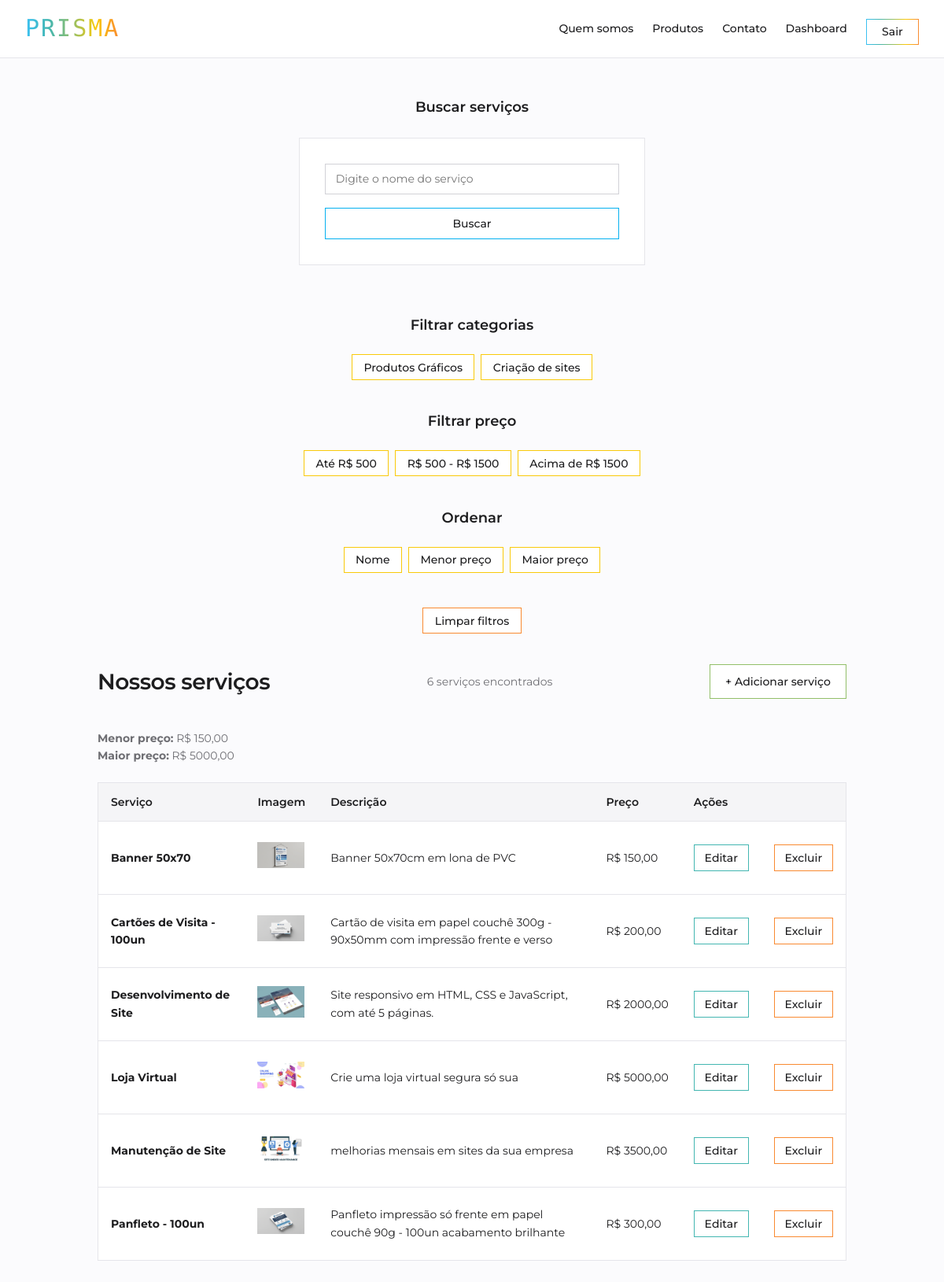
The app's page /servicos (signed in) with its own data.
### app/models.py (models this page shows, shortened)
class Categoria(models.Model):
    nome = models.CharField(max_length=100)
    descricao = models.TextField(blank=True)
    ativo = models.BooleanField(default=True)

class Servico(models.Model):
    categoria = models.ForeignKey(Categoria, on_delete=models.PROTECT, related_name='servicos')
    nome = models.CharField(max_length=150)
    descricao = models.TextField(blank=True)
    preco = models.DecimalField(max_digits=10, decimal_places=2)
    imagem = models.ImageField(upload_to="servicos/", blank=True, null=True)
    ativo = models.BooleanField(default=True)

### app/views.py (the view)
# urls.py: path("servicos", views.servicos, name="servicos"),
@login_required
def servicos(request):
    servicos = Servico.objects.filter(ativo=True)
    servicos = servicos.exclude(preco=0)
    total_servicos = servicos.count()
    tem_servicos = servicos.exists()
    mais_barato = servicos.order_by('preco').first()
    mais_caro = servicos.order_by('-preco').first()
    busca = request.GET.get('busca')
    if busca:
        servicos = servicos.filter(nome__icontains=busca)
    categorias = Categoria.objects.filter(ativo=True)
    categoria = request.GET.get('categoria')
    if categoria:
        servicos = servicos.filter(categoria_id=categoria)
    preco = request.GET.get('preco')
    if preco == 'baixo':
        servicos = servicos.filter(preco__lte=500)
    elif preco == 'medio':
        servicos = servicos.filter(
            preco__gte=500,
            preco__lte=1500
        )
    elif preco == 'alto':
        servicos = servicos.filter(preco__gt=1500)
    ordem = request.GET.get('ordem')
    if ordem == 'menor':
        servicos = servicos.order_by('preco')
    elif ordem == 'maior':
        servicos = servicos.order_by('-preco')
    elif ordem == 'nome':
        servicos = servicos.order_by('nome')
    else:
        servicos = servicos.order_by('nome')
    context = {
        'servicos' : servicos,
        'total_servicos' : total_servicos,
        'tem_servicos' : tem_servicos,
        'mais_barato' : mais_barato,
        'mais_caro' : mais_caro,
        'categoria' : categoria,
        'categorias' : categorias,
        'preco' : preco,
        'ordem' : ordem
    }
    return render(request, "servicos.html", context)

### app/templates/servicos.html (shortened to what this page needs)
{% extends 'template.html' %}
{% block conteudo %}
    <div id="filtragem">
        <h3>Buscar serviços</h3>
        <form method="GET">
            <input type="text" name="busca" placeholder="Digite o nome do serviço" value="{{ busca|default:'' }}">
            <button type="submit">Buscar</button>
        </form>
        <br>
        <h3>Filtrar categorias</h3>
        <br>
        <div class='categorias'>
            {% for categoria_item in categorias %}
                <a href="?categoria={{ categoria_item.id }}">
                    <button class='button-categoria'>{{ categoria_item.nome }}</button>
                </a>
            {% endfor %}
        </div>
        <br>
        <h3>Filtrar preço</h3>
        <br>
        <div class='categorias'>
            <a href="?preco=baixo">
                <button class="button-cateogria">Até R$ 500</button>
            </a>
            <a href="?preco=medio">
                <button class="button-cateogria">R$ 500 - R$ 1500</button>
            </a>
            <a href="?preco=alto">
                <button class="button-cateogria">Acima de R$ 1500</button>
            </a>
        </div>
        <br>
        <h3>Ordenar</h3>
        <br>
        <div class='categorias'>
            <a href="?ordem=nome">
                <button class="button-cateogria">Nome</button>
            </a>
            <a href="?ordem=menor">
                <button class="button-cateogria">Menor preço</button>
            </a>
            <a href="?ordem=maior">
                <button class="button-cateogria">Maior preço</button>
            </a>
        </div>
        <br><br>
        <div class='categorias'>
            <a href="{% url 'servicos' %}">
                <button class="limpar-filtro">Limpar filtros</button>
            </a>
        </div>
    </div>
    <br>
    <div class="area-botao">
        <h2>Nossos serviços</h2>
        {% if tem_servicos %}
            <p> {{ total_servicos }} serviço{{ total_servicos|pluralize:"s" }} encontrado{{ total_servicos|pluralize:"s" }}</p>
        {% else %}
            <p>Nenhum serviço encontrado</p>
        {% endif %}
        <a href="{% url 'addServico' %}" class="item-menu botao-add">+ Adicionar serviço</a>
    </div>
    <br>
    <div>
        {% if tem_servicos %}
            {% if mais_barato %}
                <p><b>Menor preço:</b> R$ {{ mais_barato.preco }}</p>
            {% endif %}
            {% if mais_caro %}
                <p><b>Maior preço:</b> R$ {{ mais_caro.preco }}</p>
            {% endif %}
        {% endif %}
    </div>
    <br>
    <table>
        {% if tem_servicos %}
            <tr>
                <th>Serviço</th>
                <th>Imagem</th>
                <th>Descrição</th>
                <th>Preço</th>
                <th colspan="2">Ações</th>
            </tr>
            {% for servico in servicos %}
                <tr>
                    <td><b>{{ servico.nome }}</b></td>
                    <td> <img src={{ servico.imagem.url }} width="200"></td>
                    <td>{{ servico.descricao }}</td>
                    <td>R$&nbsp;{{ servico.preco }}</td>
                    <td>
                        <a href="{% url 'editServico' servico.id %}" class="botao-editar" href="">Editar</a>
                    </td>
                    <td>
                        <a href="{% url 'delServico' servico.id %}" class="botao-excluir" href="">Excluir</a>
                    </td>
                </tr>
            {% endfor %}
        {% endif %}
    </table>
{% endblock %}

### app/templates/template.html (shortened to what this page needs)
{% load static %}
<!DOCTYPE html>
<html lang="pt-br">
<head>
    <link rel="stylesheet" href="{% static 'css/style.css' %}">
</head>
<body>
    <header>
        <h1><a href="{% url 'index' %}"
            id="titulo-site">PRISMA</a></h1>
        <nav>
            <a class="item-menu" href="{% url 'quemSomos' %}">Quem somos</a>
            <a class="item-menu" href="{% url 'produtos' %}">Produtos</a>
            <a class="item-menu" href="{% url 'addContato' %}">Contato</a>
            {% if user.is_authenticated %}
                <a class="item-menu" href="{% url 'dashboard' %}">Dashboard</a>
                <form method="post" action="{% url 'logout' %}" style="display:inline;">
                    <button type="submit" class="item-menu botao-gradiente">Sair</button>
                </form>
            {% else %}
                <a class="item-menu botao-gradiente" href="{% url 'login' %}">Entrar</a>
            {% endif %}
        </nav>
    </header>
    <main>
        {% block conteudo %}
        {% endblock %}
    </main>
</body>
</html>

### app/static/css/style.css (style rules this page uses)
:root { --azul-claro: #E3F6FD; --azul-ceu: #90DCF8; --azul: #3BC1F3; --verde-agua: #43B6B1; --azul-forte: #05B0F0; --verde: #92BF69; --oliva: #CFC532; --amarelo: #F9CA0A; --laranja-claro: #FDBA11; --laranja: #F98A31; --gradiente: linear-gradient(90deg, #3BC1F3, #43B6B1, #92BF69, #F9CA0A, #F98A31); --texto: #1d1d1f; --texto-suave: #6e6e73; --fundo: #fbfbfd; --fundo-suave: #f5f5f7; --branco: #ffffff; --linha: #e5e5ea; --linha-input: #d2d2d7; --fonte-padrao: "Montserrat", sans-serif; --fonte-logo: "Monoton", sans-serif; }
* { margin: 0; padding: 0; box-sizing: border-box; border-radius: 0; }
body { min-height: 100vh; font-family: var(--fonte-padrao); font-size: 14px; font-weight: 400; line-height: 1.6; background-color: var(--fundo); color: var(--texto); }
input, textarea, select, button { font-family: inherit; font-size: inherit; }
a { text-decoration: none; color: var(--texto); cursor: pointer; }
img { max-width: 100%; }
h2 { font-size: 28px; font-weight: 600; letter-spacing: -0.5px; text-align: center; margin: 1.5rem 0 0.5rem; }
h3 { font-size: 18px; font-weight: 600; }
p { color: var(--texto-suave); }
header { display: flex; justify-content: space-between; align-items: center; flex-wrap: wrap; gap: 1rem; padding: 1rem 2rem; background-color: var(--branco); border-bottom: 1px solid var(--linha); }
header h1 { line-height: 1; }
#titulo-site { font-family: var(--fonte-logo); font-weight: 400; font-size: 30px; text-transform: uppercase; letter-spacing: 2px; background: var(--gradiente); -webkit-background-clip: text; background-clip: text; color: transparent; }
nav { display: flex; align-items: center; flex-wrap: wrap; gap: 1.5rem; }
nav .item-menu { color: var(--texto); font-weight: 500; transition: color 0.2s; }
nav form { display: inline; width: auto; max-width: none; margin: 0; padding: 0; border: none; background: none; }
form button, form input[type="submit"], .botao-add, .botao-editar, .botao-excluir, .categorias button, .card-botao, .botao-gradiente, .botao { --cor-botao: var(--azul-forte); display: inline-block; background-color: var(--branco); color: var(--texto); border: 1px solid var(--cor-botao); padding: 0.6rem 1.2rem; font-weight: 500; text-align: center; cursor: pointer; transition: background-color 0.2s; }
.botao-gradiente { border: 1px solid transparent; border-image: var(--gradiente) 1; padding: 0.4rem 1.2rem; }
.botao-add { --cor-botao: var(--verde); }
.botao-editar { --cor-botao: var(--verde-agua); padding: 0.3rem 0.8rem; }
.botao-excluir { --cor-botao: var(--laranja); padding: 0.3rem 0.8rem; }
.categorias button { --cor-botao: var(--amarelo); padding: 0.4rem 0.9rem; }
.limpar-filtro { --cor-botao: var(--laranja) !important; }
main { max-width: 1000px; margin: 0 auto; padding: 2rem 1.5rem 4rem; }
form { width: 100%; max-width: 440px; margin: 1.5rem auto; display: flex; flex-direction: column; gap: 0.6rem; padding: 2rem; background-color: var(--branco); border: 1px solid var(--linha); }
input, textarea, select { width: 100%; padding: 0.6rem 0.8rem; border: 1px solid var(--linha-input); background-color: var(--branco); color: var(--texto); }
form button, form input[type="submit"] { margin-top: 0.5rem; }
table { width: 100%; border-collapse: collapse; background-color: var(--branco); border: 1px solid var(--linha); margin-bottom: 2rem; }
th { background-color: var(--fundo-suave); color: var(--texto); font-weight: 600; text-align: left; }
td, th { padding: 0.8rem 1rem; border-bottom: 1px solid var(--linha); vertical-align: middle; }
td img { width: 60px; height: 60px; object-fit: contain; }
.area-botao { display: flex; justify-content: space-between; align-items: center; flex-wrap: wrap; gap: 1rem; padding: 1rem 0; }
.area-botao h2 { margin: 0; }
#filtragem h3 { text-align: center; margin-top: 1rem; }
.categorias { display: flex; justify-content: center; flex-wrap: wrap; gap: 0.5rem; }

### records on screen
Categoria: nome "Produtos Gráficos"
Categoria: nome "Criação de sites"
Servico: preco "150,00", nome "Banner 50x70", imagem (picture), descricao "Banner 50x70cm em lona de PVC"
Servico: preco "5000,00", nome "Loja Virtual", imagem (picture), descricao "Crie uma loja virtual segura só sua"
Servico: nome "Cartões de Visita - 100un", imagem (picture), descricao "Cartão de visita em papel couchê 300g - 90x50mm com impressão frente e verso", preco "200,00"
Servico: nome "Desenvolvimento de Site", imagem (picture), descricao "Site responsivo em HTML, CSS e JavaScript, com até 5 páginas.", preco "2000,00"
Servico: nome "Manutenção de Site", imagem (picture), descricao "melhorias mensais em sites da sua empresa", preco "3500,00"
Servico: nome "Panfleto - 100un", imagem (picture), descricao "Panfleto impressão só frente em papel couchê 90g - 100un acabamento brilhante", preco "300,00"

### other values on screen
{{ total_servicos }} "6"
